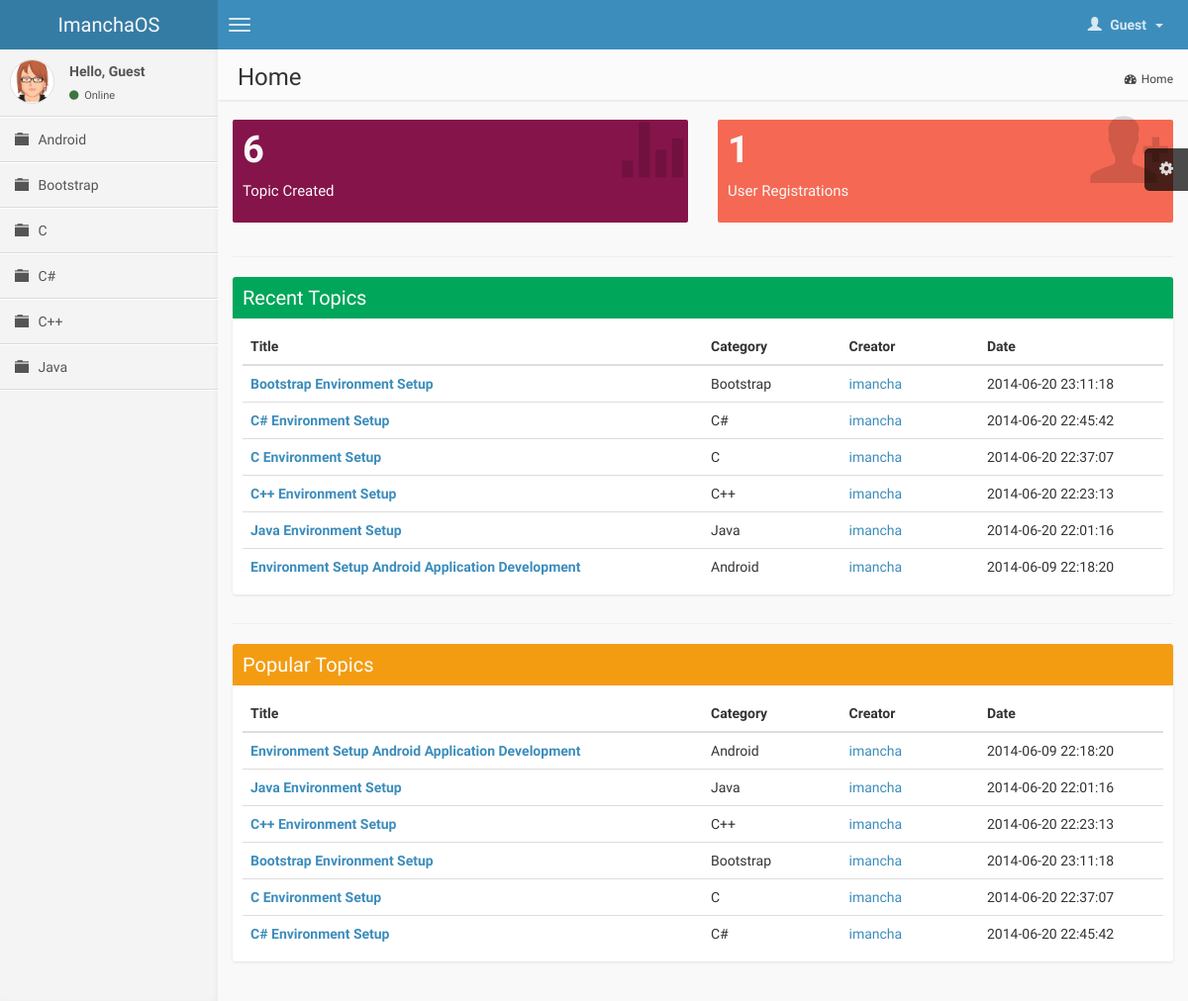
Before: / with the older database file.
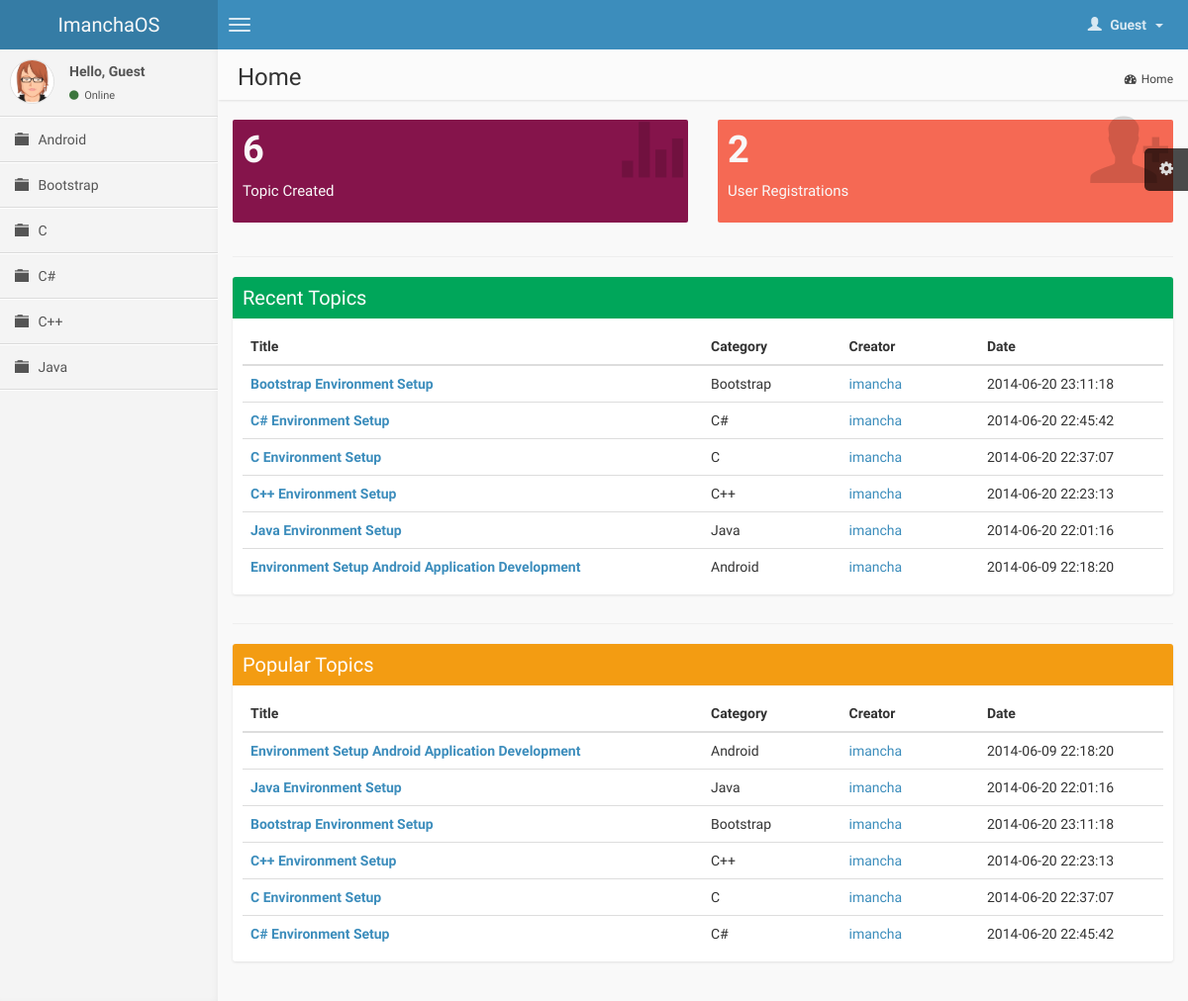
After: the same page with the newer database file.
### tables this page shows
CREATE TABLE IF NOT EXISTS `category` (
  `id_category` int(11) NOT NULL AUTO_INCREMENT,
  `name_category` varchar(30) NOT NULL,
  `description` varchar(50) NOT NULL,
  PRIMARY KEY (`id_category`)
);

CREATE TABLE IF NOT EXISTS `topic` (
  `id_topic` int(11) NOT NULL AUTO_INCREMENT,
  `id_category` int(11) NOT NULL,
  `title_topic` varchar(100) NOT NULL,
  `answers` int(11) NOT NULL DEFAULT '0',
  `views` int(11) NOT NULL DEFAULT '0',
  `date_topic` datetime NOT NULL,
  `reply_date_topic` datetime DEFAULT NULL,
  `creator_topic` varchar(30) NOT NULL,
  `last_post_by` varchar(30) NOT NULL,
  PRIMARY KEY (`id_topic`),
  KEY `id_category` (`id_category`),
  KEY `creator_topic` (`creator_topic`),
  KEY `last_post_by` (`last_post_by`)
);

### index.php (the view, shortened to what the changed rows need)
<?php include_once('function.inc');
	$sql = "SELECT * FROM user";
	$res = mysql_query($sql) or die(mysql_error());
	$user = mysql_num_rows($res);
	$sql = "SELECT * FROM topic ORDER BY date_topic DESC LIMIT 10";
	$res = mysql_query($sql) or die(mysql_error());
	if(mysql_num_rows($res) > 0){
		$content .= '<h4 class="page-header"></h4>
								 <div class="box box-solid box-success">
									<div class="box-header"><h3 class="box-title">Recent Topics</h3></div>
									<div class="box-body table-responsive">
										<table class="table table-hover" id="recent">
											<thead><tr><th width="50%">Title</th><th width="15%">Category</th><th width="15%">Creator</th><th width="20%">Date</th></tr></thead>
											<tbody>';
											while($row = mysql_fetch_array($res)){
												$sql0 = "SELECT name_category FROM category WHERE id_category='".$row['id_category']."' LIMIT 1";
												$res0 = mysql_query($sql0) or die(mysql_error());
												if(mysql_num_rows($res0) == 1)
													$row0 = mysql_fetch_array($res0);
												$sql1 = "SELECT id FROM user WHERE username='".$row['creator_topic']."' LIMIT 1";
												$res1 = mysql_query($sql1) or die(mysql_error());
												if(mysql_num_rows($res1) == 1){
													$row1 = mysql_fetch_array($res1);
													if(isset($_SESSION['id']))
														$profile = 'href="profile.php?user='.$row1['id'].'"';
													else
														$profile = 'href="#required" data-toggle="modal" data-target="#login-modal"';
												}
												$content .= '<tr><td><a href="topic.php?cid='.$row['id_category'].'&tid='.$row['id_topic'].'&title='.$row['title_topic'].'"><b>'.$row['title_topic'].'</b></a></td><td>'.$row0['name_category'].'</td><td><a '.$profile.'>'.$row['creator_topic'].'</a></td><td>'.$row['date_topic'].'</td></tr>';
											}
		$content .=	'			</tbody>
										</table>
									</div>
								</div>';
	}
	$sql = "SELECT * FROM topic ORDER BY views DESC LIMIT 10";
	$res = mysql_query($sql) or die(mysql_error());
	if(mysql_num_rows($res) > 0){
		$content .= '<h4 class="page-header"></h4>
								 <div class="box box-solid box-warning">
									<div class="box-header"><h3 class="box-title">Popular Topics</h3></div>
									<div class="box-body table-responsive">
										<table class="table table-hover" id="recent">
											<thead><tr><th width="50%">Title</th><th width="15%">Category</th><th width="15%">Creator</th><th width="20%">Date</th></tr></thead><tbody>';
											while($row = mysql_fetch_array($res)){
												$sql0 = "SELECT name_category FROM category WHERE id_category='".$row['id_category']."' LIMIT 1";
												$res0 = mysql_query($sql0) or die(mysql_error());
												if(mysql_num_rows($res0) == 1)
													$row0 = mysql_fetch_array($res0);
												$content .= '<tr><td><a href="topic.php?cid='.$row['id_category'].'&tid='.$row['id_topic'].'&title='.$row['title_topic'].'"><b>'.$row['title_topic'].'</b></a></td><td>'.$row0['name_category'].'</td><td><a '.$profile.'>'.$row['creator_topic'].'</a></td><td>'.$row['date_topic'].'</td></tr>';
											}
		$content .=	'		</table>
									</div>
								</div>';
	}
  $title        = "Home";
  $description  = "";
?>
<!DOCTYPE html>
<html>
  <head>
	<link href="css/bootstrap.min.css" rel="stylesheet" type="text/css" />
	<link href="css/font-awesome.min.css" rel="stylesheet" type="text/css" />
	<link href="css/ionicons.min.css" rel="stylesheet" type="text/css" />
	<link href="css/imancha.css" rel="stylesheet" type="text/css" />
  </head>
  <body class="skin-blue">
    <div class="wrapper row-offcanvas row-offcanvas-left">
      <aside class="left-side sidebar-offcanvas"><?php sidebar(); ?></aside>
      <aside class="right-side">
        <section class="content-header">
          <?php echo '<h1>'.$title.' <small>'.$description.'</small></h1>'; ?>
        </section>
        <section class="content">
					<div class="row">
						<div class="col-lg-6 col-xs-6">
							<div class="small-box bg-red">
								<div class="inner">
									<h3><?php echo $user; ?></h3>
									<p>User Registrations</p>
								</div>
							</div>
						</div>
					</div>
					<div class="row">
						<div class="col-md-12">
							<?php echo $content; ?>
						</div>
					</div>
        </section>
      </aside>
    </div>
  </body>
</html>

### function.inc (shortened to what the changed rows need)
<?php session_start();
	function sidebar(){
		if(isset($_SESSION['id'])){
			if($_SESSION['level'] == "admin")
				$dashboard = "<li><a href='admin.php'><i class='glyphicon glyphicon-eye-open'></i><span>Administrator</span></a></li>";
			$message = "<p>Hello, ".$_SESSION['username']."</p>";
			$dashboard .= "<li><a href='dashboard.php'><i class='fa fa-dashboard'></i><span>Dashboard</span></a></li>";
		}else{
			$message = "<p>Hello, Guest</p>";
			$dashboard = "";
		}
		echo '<section class="sidebar">
            <div class="user-panel">
                <div class="pull-left image">
                    <img src="img/avatar3.png" class="img-circle" alt="User Image" />
                </div>
                <div class="pull-left info">
									'.$message.'
									<a href="#"><i class="fa fa-circle text-success"></i> Online</a>
                </div>
            	</div>
            <ul class="sidebar-menu">'.$dashboard.'';
							$sql = "SELECT * FROM category ORDER BY name_category ASC";
							$res = mysql_query($sql) or die(mysql_error());
							if(mysql_num_rows($res) > 0){
								while($row = mysql_fetch_assoc($res)){
									$id = $row['id_category'];
									$name = $row['name_category'];
									if(isset($_GET['cid']) && ($_GET['cid'] == $id)){
										$active = "active";
										$icon = "glyphicon-folder-open";
									}else{
										$active = "";
										$icon = "glyphicon-folder-close";
									}
									echo '<li class='.$active.'>
													<a href="category.php?cid='.$id.'&title='.$name.'">
														<i class="glyphicon '.$icon.'"></i>
														<span>'.$name.'</span>
													</a>
												</li>';
								}
							}
    echo '	</ul>
      		</section>';
	}
?>

Changed rows visible on the page:
changed topic "Bootstrap Environment Setup": moves up the list
Other visible differences:
$user: "1" → "2"
